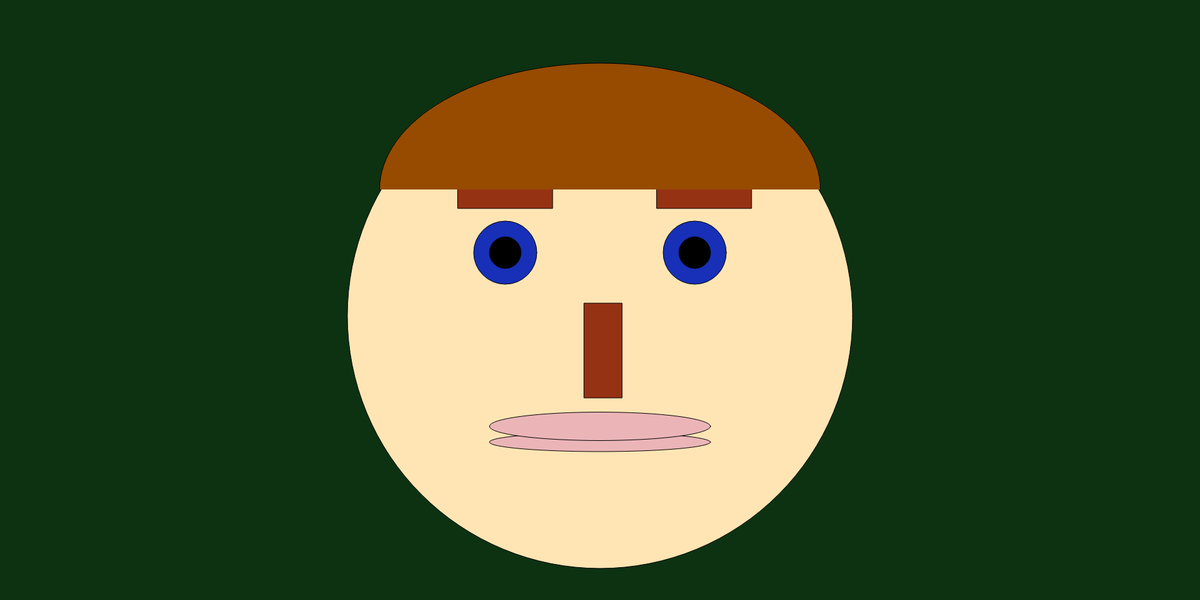
Frame 1 (no input)
Frame 60 (no input): identical to frame 1, image omitted
Frame 120 (the mouse pressed at the canvas centre since frame 60): identical to frame 1, image omitted

The p5.js sketch that drew this single still picture (run headless with seeded random() and noise() and a simulated clock; from frame 60 on, the mouse is pressed at the canvas centre):

// p5.js sketch
// ── sketch.js
function setup()
{
    createCanvas(1900, 950);
}
function draw()
{
    background(12,50,18);
    fill(255, 229, 180);
    circle(950,500,800);

    fill(23,48,183);
    circle(800,400,100);
    
    fill(0,0,0);
    circle(800,400,50);

    fill(23,48,183);
    circle(1100,400,100);

    fill(0,0,0)
    circle(1100,400,50)

    fill(235, 181, 184)
    ellipse(950, 700, 350, 30)
    ellipse(950, 675, 350, 45)

    fill(150,50,20)
    rect(925,480,60,150)

    rect(1040,280,150,50)
    rect(725,280,150,50)

    fill(150, 75, 0)
    arc(950, 300, 698, 400, radians(180), radians(360));
    
}
